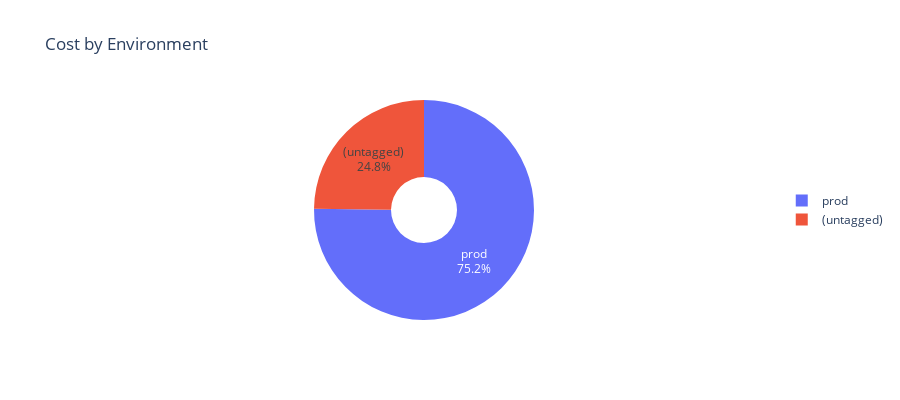

Write notebook code for a chart like this one.
### Markdown cell above
## 2.3 Cost by Tags

### Code cell
# Environment breakdown
env_df = parse_tag_costs(data, 'Environment', top_n=10)
if not env_df.empty:
    fig = create_pie_chart(env_df, 'cost', 'tag_value', 'Cost by Environment')
    fig.show()
    
    print("\n🏷️ Environment Breakdown:")
    for idx, row in env_df.head(5).iterrows():
        print(f"  {row['tag_value']:20s} ${row['cost']:>12,.2f} ({row['percentage']:.1f}%)")

### Figure 1 — Plotly figure (JSON) as saved in the notebook; plotly's stock layout.template omitted (floating-point values rounded to 4 significant figures)
{"data": [{"domain": {"x": [0, 1], "y": [0, 1]}, "hole": 0.3, "hovertemplate": "<b>%{label}</b><br>$%{value:,.2f}<br>%{percent}<extra></extra>", "labels": ["prod", "(untagged)"], "legendgroup": "", "name": "", "showlegend": true, "textinfo": "label+percent", "textposition": "inside", "type": "pie", "values": [469100.0, 155000.0]}], "layout": {"height": 400, "legend": {"orientation": "v", "tracegroupgap": 0, "y": 0.5, "yanchor": "middle"}, "showlegend": true, "title": {"text": "Cost by Environment"}}}
